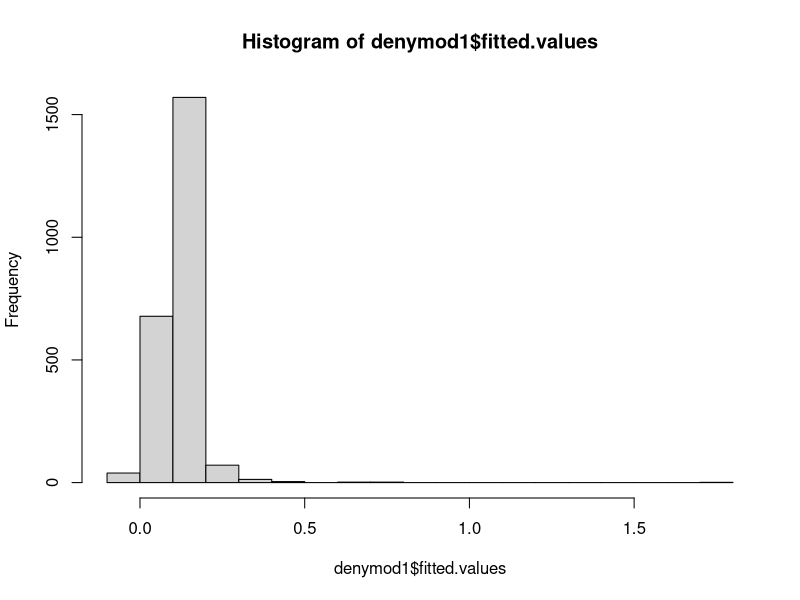

This chart was generated by the following R code: (Note: this script raises an error after producing the figure.)
install.packages("AER")
#install.packages("stargazer")
library(AER)
#library(stargazer)
data("HMDA")
head(HMDA)
HMDA$deny <- as.numeric(HMDA$deny)-1
# estimate a simple linear probabilty model
denymod1 <- lm(deny ~ pirat, data = HMDA)
denymod1
#The model indicates that there is a positive relation between the payment-to-income ratio and the probability of a denied mortgage application so
#individuals with a high ratio of loan payments to income are more likely to be rejected.

coeftest(denymod1, vcov. = vcovHC, type = "HC1")

#The coefficient on P/I ratio is statistically different from 0 at the 1% level. Its estimate can be
#interpreted as follows: a 1 percentage point increase in P/I ratio leads to an increase in the probability
#of a loan denial by 0.604 · 0.01 = 0.00604 ≈ 0.6%.
hist(denymod1$fitted.values)

# rename the variable 'afam' for consistency
colnames(HMDA)[colnames(HMDA) == "afam"] <- "black"
#estimate the model
denymod2 <- lm(deny ~ pirat + black, data = HMDA)
coeftest(denymod2, vcov. = vcovHC)
stargazer(denymod1)
#The coefficient on black is positive and significantly different from zero at the 0.01% level. The
#interpretation is that, holding constant the P/I ratio, being black increases the probability of a
#mortgage application denial by about 17.7%.
